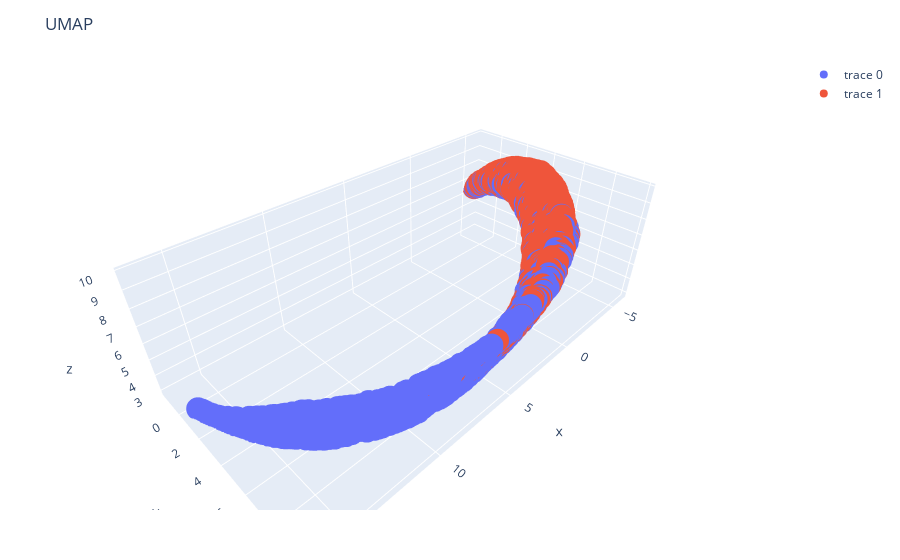

Write notebook code for a chart like this one.
### Code cell
bkg = [label==false for label in sample_labels ]
trace_1 = PlotlyJS.scatter3d(;
    x=vec(umap[:, 1][bkg]), y=vec(umap[:, 2][bkg]), z=vec(umap[:, 3][bkg]),
    mode="markers", size=1, color="red", text="Background")
trace_2 = PlotlyJS.scatter3d(;
    x=vec(umap[:, 1][sample_labels]), y=vec(umap[:, 2][sample_labels]), z=vec(umap[:, 3][sample_labels]),
    mode="markers", size=1, color="blue", text="Signal")

layout = PlotlyJS.Layout(title="UMAP",)
PlotlyJS.plot([trace_1, trace_2], layout)

### Figure 1 — Plotly figure (JSON) as saved in the notebook; plotly's stock layout.template omitted (floating-point values rounded to 4 significant figures; data arrays with more than 128 entries replaced by an {"elided": "..."} marker saying what was removed)
{"data": [{"color": "red", "mode": "markers", "size": 1, "text": "Background", "type": "scatter3d", "x": {"elided": "4937 float values"}, "y": {"elided": "4937 float values"}, "z": {"elided": "4937 float values"}}, {"color": "blue", "mode": "markers", "size": 1, "text": "Signal", "type": "scatter3d", "x": {"elided": "5063 float values"}, "y": {"elided": "5063 float values"}, "z": {"elided": "5063 float values"}}], "layout": {"margin": {"b": 50, "l": 50, "r": 50, "t": 60}, "title": "UMAP"}}
